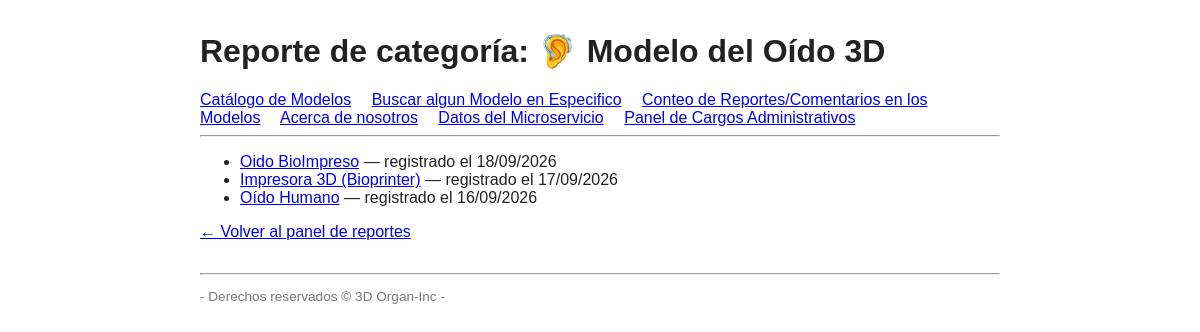
Page /reportes/categoria/2/ on the committed database.
### catalogo/models.py (models this page shows, shortened)
class Categoria(models.Model):
    nombre = models.CharField(max_length=100)
    slug = models.SlugField(max_length=110, unique=True, blank=True)
    class Meta:
        verbose_name = "Categoría"
        verbose_name_plural = "Categorías"
        ordering = ["nombre"]

class Elemento(models.Model):
    nombre = models.CharField(max_length=150)
    descripcion = models.TextField(blank=True)
    categoria = models.ForeignKey(
        Categoria,
        on_delete=models.CASCADE,
        related_name="elementos",
    )
    fecha_registro = models.DateTimeField(default=timezone.now)
    activo = models.BooleanField(default=True)
    class Meta:
        verbose_name = "Elemento"
        verbose_name_plural = "Elementos"
        ordering = ["-fecha_registro"]

### reportes/views.py (the view)
# urls.py: path("categoria/<int:categoria_id>/", views.detalle_categoria, name="detalle_categoria"),
def detalle_categoria(request, categoria_id):
    categoria = get_object_or_404(Categoria, pk=categoria_id)
    elementos = categoria.elementos.all()
    context = {"categoria": categoria, "elementos": elementos}
    return render(request, "reportes/detalle_categoria.html", context)

### reportes/templates/reportes/detalle_categoria.html (shortened to what this page needs)
{% extends "base.html" %}
{% block encabezado %}Reporte de categoría: {{ categoria.nombre }}{% endblock %}
{% block contenido %}
    {% if elementos %}
        <ul>
            {% for elemento in elementos %}
                <li>
                    <a href="{% url 'catalogo:detalle' elemento.id %}">{{ elemento.nombre }}</a>
                    — registrado el {{ elemento.fecha_registro|date:"d/m/Y" }}
                </li>
            {% endfor %}
        </ul>
    {% else %}
        <p>Esta categoría no tiene elementos registrados.</p>
    {% endif %}
    <p><a href="{% url 'reportes:resumen' %}">&larr; Volver al panel de reportes</a></p>
{% endblock %}

### templates/base.html (style rules this page uses)
body { font-family: Arial, sans-serif; margin: 2rem auto; max-width: 800px; color: #222; }

### rows in the picture
Categoria: nombre "🦻 Modelo del Oído 3D"
Elemento: nombre "Oido BioImpreso", fecha_registro "18/09/2026"
Elemento: nombre "Impresora 3D (Bioprinter)", fecha_registro "17/09/2026"
Elemento: nombre "Oído Humano", fecha_registro "16/09/2026"
